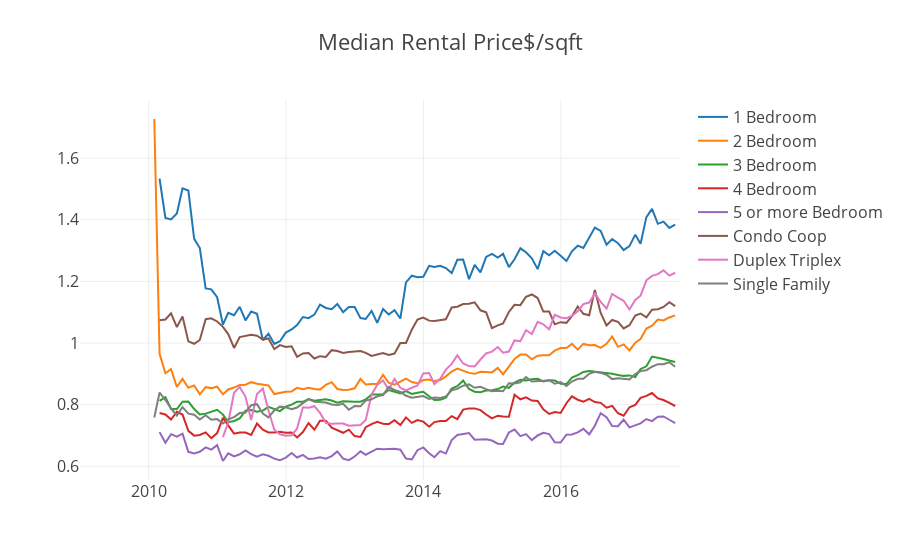

Here is the notebook cell this chart was saved with:
### Markdown cell above
# Median value of Rental home

### Code cell
data = [go.Scatter(x = state_month['Date'], y = state_month['MedianRentalPricePerSqft_1Bedroom'],name = '1 Bedroom'),
        go.Scatter(x = state_month['Date'], y = state_month['MedianRentalPricePerSqft_2Bedroom'], name = '2 Bedroom'),
        go.Scatter(x = state_month['Date'], y = state_month['MedianRentalPricePerSqft_3Bedroom'], name = '3 Bedroom'),
        go.Scatter(x = state_month['Date'], y = state_month['MedianRentalPricePerSqft_4Bedroom'], name = '4 Bedroom'),
        go.Scatter(x = state_month['Date'], y = state_month['MedianRentalPricePerSqft_5BedroomOrMore'], name = '5 or more Bedroom'),
        go.Scatter(x = state_month['Date'], y = state_month['MedianRentalPricePerSqft_CondoCoop'], name = 'Condo Coop'),
        go.Scatter(x = state_month['Date'], y = state_month['MedianRentalPricePerSqft_DuplexTriplex'], name = 'Duplex Triplex'),
        go.Scatter(x = state_month['Date'], y = state_month['MedianRentalPricePerSqft_SingleFamilyResidence'], name = 'Single Family'),
       ]
       
layout = {'title': 'Median Rental Price$/sqft', 'font': dict(size=16),'xaxis':{'range':['2009-01-01','2017-10-01']}}

py.iplot({'data':data,'layout': layout})

### Figure 1 — Plotly figure (JSON) as saved in the notebook; plotly's stock layout.template omitted (floating-point values rounded to 4 significant figures; data arrays with more than 128 entries replaced by an {"elided": "..."} marker saying what was removed)
{"data": [{"name": "1 Bedroom", "type": "scatter", "x": {"elided": "257 str values"}, "y": {"elided": "257 float values"}}, {"name": "2 Bedroom", "type": "scatter", "x": {"elided": "257 str values"}, "y": {"elided": "257 float values"}}, {"name": "3 Bedroom", "type": "scatter", "x": {"elided": "257 str values"}, "y": {"elided": "257 float values"}}, {"name": "4 Bedroom", "type": "scatter", "x": {"elided": "257 str values"}, "y": {"elided": "257 float values"}}, {"name": "5 or more Bedroom", "type": "scatter", "x": {"elided": "257 str values"}, "y": {"elided": "257 float values"}}, {"name": "Condo Coop", "type": "scatter", "x": {"elided": "257 str values"}, "y": {"elided": "257 float values"}}, {"name": "Duplex Triplex", "type": "scatter", "x": {"elided": "257 str values"}, "y": {"elided": "257 float values"}}, {"name": "Single Family", "type": "scatter", "x": {"elided": "257 str values"}, "y": {"elided": "257 float values"}}], "layout": {"font": {"size": 16}, "title": "Median Rental Price$/sqft", "xaxis": {"range": ["2009-01-01", "2017-10-01"]}}}
